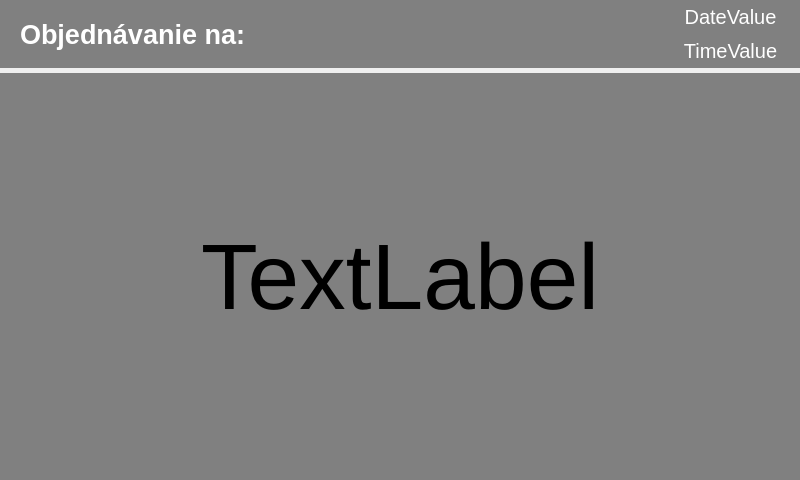
<?xml version="1.0" encoding="UTF-8"?>
<ui version="4.0">
 <class>InfScanCard</class>
 <widget class="QWidget" name="InfScanCard">
  <property name="geometry">
   <rect>
    <x>0</x>
    <y>0</y>
    <width>800</width>
    <height>480</height>
   </rect>
  </property>
  <property name="windowTitle">
   <string>Form</string>
  </property>
  <layout class="QVBoxLayout" name="verticalLayout_2" stretch="1,6">
   <property name="spacing">
    <number>5</number>
   </property>
   <property name="leftMargin">
    <number>0</number>
   </property>
   <property name="topMargin">
    <number>0</number>
   </property>
   <property name="rightMargin">
    <number>0</number>
   </property>
   <property name="bottomMargin">
    <number>0</number>
   </property>
   <item>
    <widget class="QWidget" name="titleLayout_this" native="true">
     <property name="sizePolicy">
      <sizepolicy hsizetype="Ignored" vsizetype="Ignored">
       <horstretch>0</horstretch>
       <verstretch>0</verstretch>
      </sizepolicy>
     </property>
     <property name="styleSheet">
      <string notr="true">background:Gray</string>
     </property>
     <property name="class" stdset="0">
      <string>lightPanelStyle</string>
     </property>
     <layout class="QHBoxLayout" name="titleLayout" stretch="6,1">
      <property name="spacing">
       <number>0</number>
      </property>
      <property name="leftMargin">
       <number>20</number>
      </property>
      <property name="topMargin">
       <number>0</number>
      </property>
      <property name="rightMargin">
       <number>15</number>
      </property>
      <property name="bottomMargin">
       <number>0</number>
      </property>
      <item>
       <widget class="QLabel" name="TitleValue">
        <property name="sizePolicy">
         <sizepolicy hsizetype="Ignored" vsizetype="Ignored">
          <horstretch>0</horstretch>
          <verstretch>0</verstretch>
         </sizepolicy>
        </property>
        <property name="font">
         <font>
          <pointsize>20</pointsize>
          <weight>75</weight>
          <bold>true</bold>
         </font>
        </property>
        <property name="styleSheet">
         <string notr="true">color:white</string>
        </property>
        <property name="text">
         <string>Objednávanie na:</string>
        </property>
        <property name="class" stdset="0">
         <string>clientTextTitleStyle</string>
        </property>
       </widget>
      </item>
      <item>
       <widget class="QWidget" name="verticalWidget" native="true">
        <property name="sizePolicy">
         <sizepolicy hsizetype="Ignored" vsizetype="Ignored">
          <horstretch>0</horstretch>
          <verstretch>0</verstretch>
         </sizepolicy>
        </property>
        <layout class="QVBoxLayout" name="verticalLayout_3">
         <property name="spacing">
          <number>0</number>
         </property>
         <property name="leftMargin">
          <number>0</number>
         </property>
         <property name="topMargin">
          <number>0</number>
         </property>
         <property name="rightMargin">
          <number>0</number>
         </property>
         <property name="bottomMargin">
          <number>0</number>
         </property>
         <item>
          <widget class="QLabel" name="DateValue">
           <property name="sizePolicy">
            <sizepolicy hsizetype="Ignored" vsizetype="Ignored">
             <horstretch>0</horstretch>
             <verstretch>0</verstretch>
            </sizepolicy>
           </property>
           <property name="font">
            <font>
             <pointsize>15</pointsize>
            </font>
           </property>
           <property name="styleSheet">
            <string notr="true">color:white</string>
           </property>
           <property name="text">
            <string>DateValue</string>
           </property>
           <property name="alignment">
            <set>Qt::AlignCenter</set>
           </property>
           <property name="class" stdset="0">
            <string>dateStyle</string>
           </property>
          </widget>
         </item>
         <item>
          <widget class="QLabel" name="TimeValue">
           <property name="sizePolicy">
            <sizepolicy hsizetype="Ignored" vsizetype="Ignored">
             <horstretch>0</horstretch>
             <verstretch>0</verstretch>
            </sizepolicy>
           </property>
           <property name="font">
            <font>
             <pointsize>15</pointsize>
            </font>
           </property>
           <property name="styleSheet">
            <string notr="true">color:white</string>
           </property>
           <property name="text">
            <string>TimeValue</string>
           </property>
           <property name="alignment">
            <set>Qt::AlignCenter</set>
           </property>
           <property name="class" stdset="0">
            <string>timeStyle</string>
           </property>
          </widget>
         </item>
        </layout>
       </widget>
      </item>
     </layout>
    </widget>
   </item>
   <item>
    <widget class="QWidget" name="ContentLayout" native="true">
     <property name="sizePolicy">
      <sizepolicy hsizetype="Ignored" vsizetype="Ignored">
       <horstretch>0</horstretch>
       <verstretch>0</verstretch>
      </sizepolicy>
     </property>
     <property name="styleSheet">
      <string notr="true">background:Gray</string>
     </property>
     <property name="class" stdset="0">
      <string>darkPanelStyle</string>
     </property>
     <layout class="QGridLayout" name="gridLayout" columnstretch="0">
      <item row="0" column="0">
       <widget class="QLabel" name="content">
        <property name="font">
         <font>
          <pointsize>70</pointsize>
         </font>
        </property>
        <property name="text">
         <string>TextLabel</string>
        </property>
        <property name="alignment">
         <set>Qt::AlignCenter</set>
        </property>
       </widget>
      </item>
     </layout>
    </widget>
   </item>
  </layout>
 </widget>
 <resources/>
 <connections/>
</ui>
